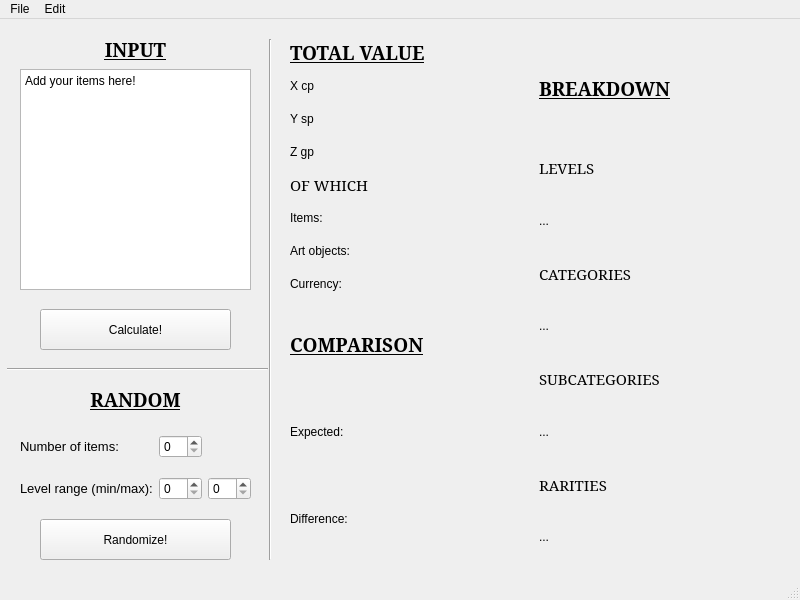
<?xml version="1.0" encoding="UTF-8"?>
<ui version="4.0">
 <class>main_window</class>
 <widget class="QMainWindow" name="main_window">
  <property name="geometry">
   <rect>
    <x>0</x>
    <y>0</y>
    <width>800</width>
    <height>600</height>
   </rect>
  </property>
  <property name="windowTitle">
   <string>PF2e Wealth Calculator</string>
  </property>
  <widget class="QWidget" name="centralwidget">
   <property name="enabled">
    <bool>true</bool>
   </property>
   <widget class="QLabel" name="input_label">
    <property name="geometry">
     <rect>
      <x>40</x>
      <y>10</y>
      <width>191</width>
      <height>41</height>
     </rect>
    </property>
    <property name="font">
     <font>
      <family>Constantia</family>
      <pointsize>14</pointsize>
      <italic>false</italic>
      <bold>true</bold>
      <underline>true</underline>
      <stylestrategy>PreferDefault</stylestrategy>
      <kerning>true</kerning>
     </font>
    </property>
    <property name="cursor">
     <cursorShape>ArrowCursor</cursorShape>
    </property>
    <property name="text">
     <string>INPUT</string>
    </property>
    <property name="alignment">
     <set>Qt::AlignCenter</set>
    </property>
   </widget>
   <widget class="QPlainTextEdit" name="item_textbox">
    <property name="geometry">
     <rect>
      <x>20</x>
      <y>50</y>
      <width>231</width>
      <height>221</height>
     </rect>
    </property>
    <property name="plainText">
     <string>Add your items here!</string>
    </property>
   </widget>
   <widget class="QLabel" name="random_label">
    <property name="geometry">
     <rect>
      <x>40</x>
      <y>360</y>
      <width>191</width>
      <height>41</height>
     </rect>
    </property>
    <property name="font">
     <font>
      <family>Constantia</family>
      <pointsize>14</pointsize>
      <italic>false</italic>
      <bold>true</bold>
      <underline>true</underline>
      <stylestrategy>PreferDefault</stylestrategy>
      <kerning>true</kerning>
     </font>
    </property>
    <property name="cursor">
     <cursorShape>ArrowCursor</cursorShape>
    </property>
    <property name="text">
     <string>RANDOM</string>
    </property>
    <property name="alignment">
     <set>Qt::AlignCenter</set>
    </property>
   </widget>
   <widget class="QPushButton" name="randomize_button">
    <property name="geometry">
     <rect>
      <x>40</x>
      <y>500</y>
      <width>191</width>
      <height>41</height>
     </rect>
    </property>
    <property name="text">
     <string>Randomize!</string>
    </property>
   </widget>
   <widget class="QWidget" name="gridLayoutWidget">
    <property name="geometry">
     <rect>
      <x>290</x>
      <y>20</y>
      <width>491</width>
      <height>521</height>
     </rect>
    </property>
    <layout class="QGridLayout" name="output_grid">
     <item row="0" column="0">
      <layout class="QVBoxLayout" name="totalvalue_vbox">
       <item>
        <widget class="QLabel" name="totalvalue_label">
         <property name="font">
          <font>
           <family>Constantia</family>
           <pointsize>14</pointsize>
           <bold>true</bold>
           <underline>true</underline>
          </font>
         </property>
         <property name="text">
          <string>TOTAL VALUE</string>
         </property>
        </widget>
       </item>
       <item>
        <widget class="QLabel" name="totalcp_label">
         <property name="text">
          <string>X cp</string>
         </property>
        </widget>
       </item>
       <item>
        <widget class="QLabel" name="totalsp_label">
         <property name="text">
          <string>Y sp</string>
         </property>
        </widget>
       </item>
       <item>
        <widget class="QLabel" name="totalgp_label">
         <property name="text">
          <string>Z gp</string>
         </property>
        </widget>
       </item>
       <item>
        <widget class="QLabel" name="ofwhich_label">
         <property name="font">
          <font>
           <family>Constantia</family>
           <pointsize>11</pointsize>
          </font>
         </property>
         <property name="text">
          <string>OF WHICH</string>
         </property>
        </widget>
       </item>
       <item>
        <widget class="QLabel" name="itemsgp_label">
         <property name="text">
          <string>Items:</string>
         </property>
        </widget>
       </item>
       <item>
        <widget class="QLabel" name="artobjgp_label">
         <property name="text">
          <string>Art objects:</string>
         </property>
        </widget>
       </item>
       <item>
        <widget class="QLabel" name="currencygp_label">
         <property name="text">
          <string>Currency:</string>
         </property>
        </widget>
       </item>
      </layout>
     </item>
     <item row="0" column="1" rowspan="2">
      <layout class="QVBoxLayout" name="breakdown_vbox">
       <item>
        <widget class="QLabel" name="breakdown_label">
         <property name="font">
          <font>
           <family>Constantia</family>
           <pointsize>14</pointsize>
           <bold>true</bold>
           <underline>true</underline>
          </font>
         </property>
         <property name="text">
          <string>BREAKDOWN</string>
         </property>
        </widget>
       </item>
       <item>
        <layout class="QVBoxLayout" name="levels_vbox">
         <item>
          <widget class="QLabel" name="levels_label">
           <property name="font">
            <font>
             <family>Constantia</family>
             <pointsize>11</pointsize>
            </font>
           </property>
           <property name="text">
            <string>LEVELS</string>
           </property>
          </widget>
         </item>
         <item>
          <widget class="QLabel" name="levelsexample_label">
           <property name="text">
            <string>...</string>
           </property>
          </widget>
         </item>
        </layout>
       </item>
       <item>
        <layout class="QVBoxLayout" name="categories_vbox">
         <item>
          <widget class="QLabel" name="categories_label">
           <property name="font">
            <font>
             <family>Constantia</family>
             <pointsize>11</pointsize>
            </font>
           </property>
           <property name="text">
            <string>CATEGORIES</string>
           </property>
          </widget>
         </item>
         <item>
          <widget class="QLabel" name="catexamples_label">
           <property name="text">
            <string>...</string>
           </property>
          </widget>
         </item>
        </layout>
       </item>
       <item>
        <layout class="QVBoxLayout" name="subcategory_vbox">
         <item>
          <widget class="QLabel" name="subcategory_label">
           <property name="font">
            <font>
             <family>Constantia</family>
             <pointsize>11</pointsize>
            </font>
           </property>
           <property name="text">
            <string>SUBCATEGORIES</string>
           </property>
          </widget>
         </item>
         <item>
          <widget class="QLabel" name="subcatexample_label">
           <property name="text">
            <string>...</string>
           </property>
          </widget>
         </item>
        </layout>
       </item>
       <item>
        <layout class="QVBoxLayout" name="rarities_vbox">
         <item>
          <widget class="QLabel" name="rarities_label">
           <property name="font">
            <font>
             <family>Constantia</family>
             <pointsize>11</pointsize>
            </font>
           </property>
           <property name="text">
            <string>RARITIES</string>
           </property>
          </widget>
         </item>
         <item>
          <widget class="QLabel" name="rarexample_label">
           <property name="text">
            <string>...</string>
           </property>
          </widget>
         </item>
        </layout>
       </item>
      </layout>
     </item>
     <item row="1" column="0">
      <layout class="QVBoxLayout" name="comparison_vbox">
       <item>
        <widget class="QLabel" name="comparison_label">
         <property name="font">
          <font>
           <family>Constantia</family>
           <pointsize>14</pointsize>
           <bold>true</bold>
           <underline>true</underline>
          </font>
         </property>
         <property name="text">
          <string>COMPARISON</string>
         </property>
        </widget>
       </item>
       <item>
        <widget class="QLabel" name="expected_label">
         <property name="text">
          <string>Expected:</string>
         </property>
        </widget>
       </item>
       <item>
        <widget class="QLabel" name="difference_label">
         <property name="text">
          <string>Difference:</string>
         </property>
        </widget>
       </item>
      </layout>
     </item>
    </layout>
   </widget>
   <widget class="QPushButton" name="calculate_button">
    <property name="geometry">
     <rect>
      <x>40</x>
      <y>290</y>
      <width>191</width>
      <height>41</height>
     </rect>
    </property>
    <property name="text">
     <string>Calculate!</string>
    </property>
   </widget>
   <widget class="Line" name="hline">
    <property name="geometry">
     <rect>
      <x>7</x>
      <y>340</y>
      <width>261</width>
      <height>20</height>
     </rect>
    </property>
    <property name="orientation">
     <enum>Qt::Horizontal</enum>
    </property>
   </widget>
   <widget class="Line" name="vline">
    <property name="geometry">
     <rect>
      <x>260</x>
      <y>20</y>
      <width>20</width>
      <height>521</height>
     </rect>
    </property>
    <property name="orientation">
     <enum>Qt::Vertical</enum>
    </property>
   </widget>
   <widget class="QWidget" name="layoutWidget">
    <property name="geometry">
     <rect>
      <x>20</x>
      <y>403</y>
      <width>231</width>
      <height>91</height>
     </rect>
    </property>
    <layout class="QGridLayout" name="rand_param_grid">
     <item row="0" column="1">
      <widget class="QSpinBox" name="nitems_spinbox"/>
     </item>
     <item row="1" column="0">
      <widget class="QLabel" name="lvlrange_label">
       <property name="font">
        <font>
         <pointsize>10</pointsize>
        </font>
       </property>
       <property name="text">
        <string>Level range (min/max):</string>
       </property>
      </widget>
     </item>
     <item row="0" column="0">
      <widget class="QLabel" name="nitems_label">
       <property name="font">
        <font>
         <pointsize>10</pointsize>
         <underline>false</underline>
        </font>
       </property>
       <property name="text">
        <string>Number of items:</string>
       </property>
      </widget>
     </item>
     <item row="1" column="1">
      <widget class="QSpinBox" name="minlvl_spinbox"/>
     </item>
     <item row="1" column="2">
      <widget class="QSpinBox" name="maxlvl_spinbox"/>
     </item>
    </layout>
   </widget>
  </widget>
  <widget class="QMenuBar" name="menubar">
   <property name="geometry">
    <rect>
     <x>0</x>
     <y>0</y>
     <width>800</width>
     <height>22</height>
    </rect>
   </property>
   <widget class="QMenu" name="menuFile">
    <property name="title">
     <string>File</string>
    </property>
    <addaction name="actionOpen"/>
    <addaction name="actionSave"/>
   </widget>
   <widget class="QMenu" name="menuEdit">
    <property name="title">
     <string>Edit</string>
    </property>
    <addaction name="actionCopy"/>
    <addaction name="actionCut"/>
    <addaction name="actionPaste"/>
   </widget>
   <addaction name="menuFile"/>
   <addaction name="menuEdit"/>
  </widget>
  <widget class="QStatusBar" name="statusbar"/>
  <action name="actionOpen">
   <property name="text">
    <string>Open</string>
   </property>
  </action>
  <action name="actionSave">
   <property name="text">
    <string>Save</string>
   </property>
  </action>
  <action name="actionCopy">
   <property name="text">
    <string>Copy</string>
   </property>
  </action>
  <action name="actionCut">
   <property name="text">
    <string>Cut</string>
   </property>
  </action>
  <action name="actionPaste">
   <property name="text">
    <string>Paste</string>
   </property>
  </action>
 </widget>
 <tabstops>
  <tabstop>item_textbox</tabstop>
  <tabstop>calculate_button</tabstop>
  <tabstop>nitems_spinbox</tabstop>
  <tabstop>minlvl_spinbox</tabstop>
  <tabstop>maxlvl_spinbox</tabstop>
  <tabstop>randomize_button</tabstop>
 </tabstops>
 <resources/>
 <connections/>
</ui>
